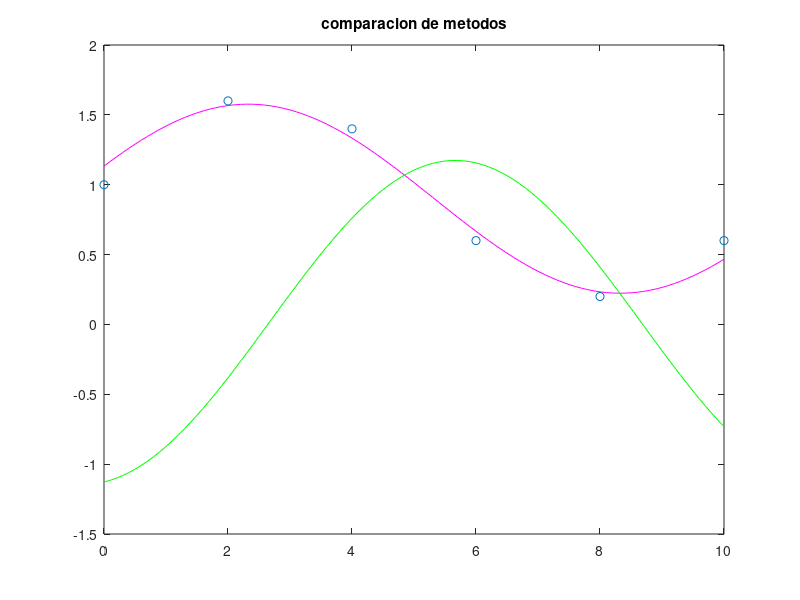

Write MATLAB code to recreate this figure.
%%apartado a 
A=[1 0 1; 1 sin(pi/3) cos(pi/3); 1 sin(2*pi/3) cos(2*pi/3); 1 sin(pi) cos(pi); 1 sin(4*pi/3) cos(4*pi/3); 1 sin(5*pi/3) cos(5*pi/3)]
b=[1 1.6 1.4 0.6 0.2 0.6]'

%%apartado b 
%%ecuaciones normales
disp('ecuaciones normales')
B=A'*A
C=A'*b
disp('solucion por eq normales')
x=B\C
disp('vector residuo eq normales')
r=norm(b-A*x)

%%apartado c
%%factorizacion QR
disp('factorizaciones QR')
[Q,R]=qr(A)
b1=Q*b
disp('solucion con QR')
x1=R\b1
disp('vector residuo QR')
r1=norm(b-A*x1)

t=0:0.1:10;
H1=x(1)+x(2)*sin((2*pi*t)/12)+x(3)*cos((2*pi*t)/12);
H2=x1(1)+x1(2)*sin((2*pi*t)/12)+x1(3)*cos((2*pi*t)/12);
th = [0 2 4 6 8 10];
plot(t,H1,'m',t,H2,'g'),title('comparacion de metodos')
hold on
scatter(th,b) 
